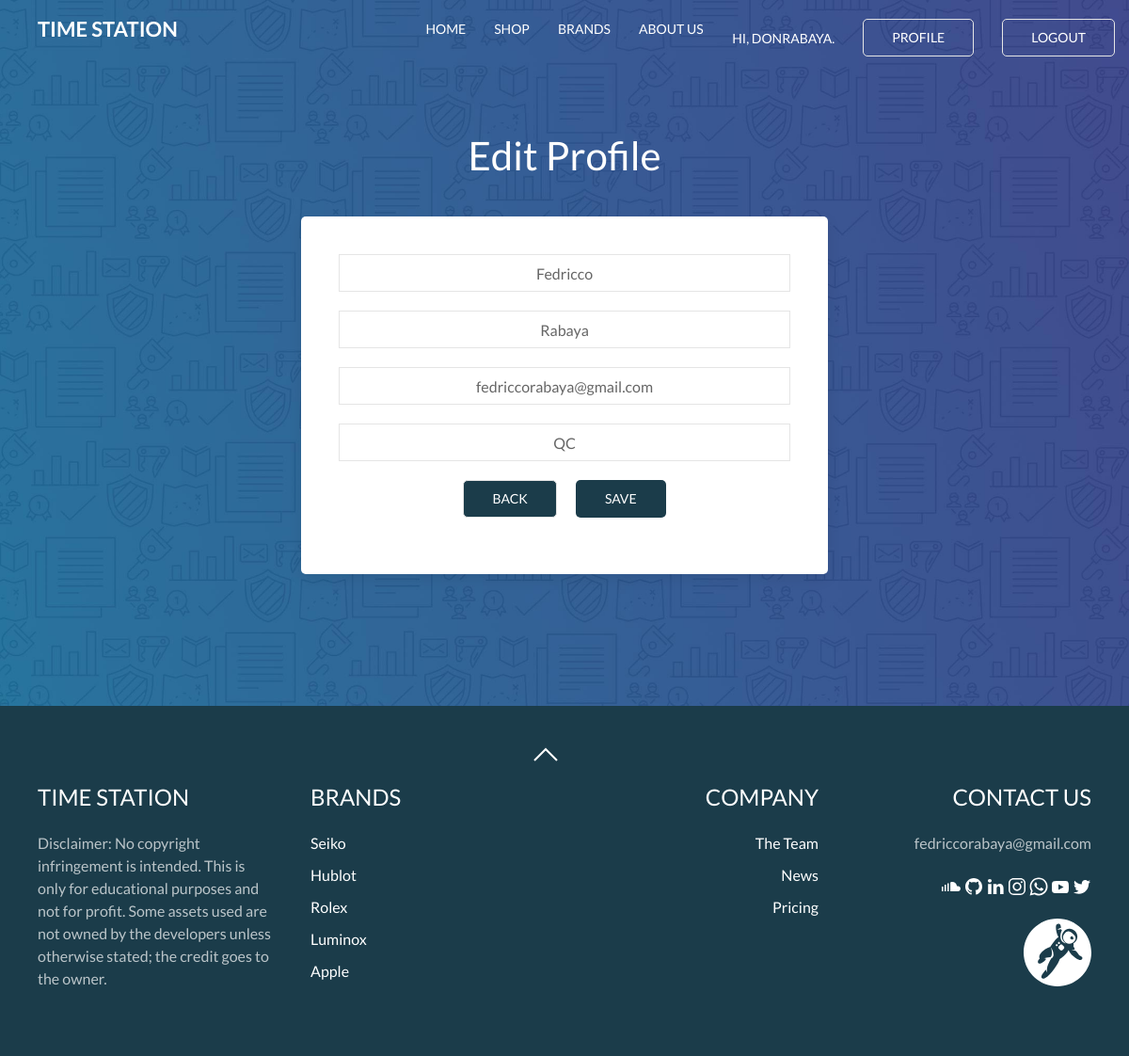
The app's page /edituser.php (signed in) with its own data.
### tables this page shows
CREATE TABLE `accounts` (
  `id` int(11) NOT NULL,
  `name` varchar(255) NOT NULL,
  `username` varchar(255) NOT NULL,
  `email` varchar(255) NOT NULL,
  `password` varchar(255) NOT NULL,
  `type_id` int(11) NOT NULL,
  `last_name` varchar(255) NOT NULL,
  `address` varchar(255) NOT NULL
);

### edituser.php (the view, shortened to what this page needs)
<?php
function display_content(){
	require 'connection.php';
	if (isset($_SESSION['username'])) {
	$user = $_SESSION['username'];
	$sql = "SELECT * FROM accounts WHERE username = '$user'";
	$result	= mysqli_query($conn,$sql);
	$row = mysqli_fetch_assoc($result);
	$id = $row['id'];
	$name = $row['name'];
	$lname = $row['last_name'];
	$address = $row['address'];
	$email = $row['email'];
	echo '<div class="uk-section uk-section-large profile">
    			<div class="uk-container uk-text-center">
			        <div class="uk-panel uk-light uk-margin-medium">
			            <h1>Edit Profile</h1>
			        </div>
			        <div class="uk-grid-match uk-child-width-expand@m" uk-grid>
			            <div>
			                <div class="uk-card uk-card-default uk-card-body uk-width-1-2 uk-align-center uk-border-rounded">';
			                echo "<form action='edituser_endpoint.php?index=$id' method='POST'>";
			                echo "<div class='uk-margin'>
			                    	<input class='uk-input uk-text-center' type='text' name='name' value='$name'>
			                    </div>
			                	<div class='uk-margin'>
			                    	<input class='uk-input uk-text-center' type='text' name='lname' value='$lname'>
			                    </div>
			                	<div class='uk-margin'>
			                    	<input class='uk-input uk-text-center' type='text' name='email' value='$email'>
			                    </div>
			                	<div class='uk-margin'>
			                    	<input class='uk-input uk-text-center' type='text' name='address' value='$address'>
			                    </div>
			                	<div class='uk-margin'>";
			                echo "<a href='userprofile.php'><input type='button' class='uk-button uk-button-default uk-margin-right uk-border-rounded thiscolor heroWhite' value='BACK'></a>";
			                echo "<input type='submit' class='uk-button uk-button-primary uk-border-rounded thiscolor' value='SAVE'></div></form>";
			                echo '</div>
			                </div>
			            </div>
			        </div>
		    	</div>
		</div>';
	}
}
require "template.php";
?>

### assets/css/style.css (style rules this page uses)
* { margin: 0; padding: 0; box-sizing: border-box; font-family: 'Lato', sans-serif !important; }
.thiscolor { background: #1b3c4a !important; }
.profile { background-image: url("../images/back2.jpg"); background-position: center; background-repeat: no-repeat; background-size: cover; }
.heroWhite { color: white !important; }

### records on screen
accounts: name "Fedricco", lname "Rabaya", email "fedriccorabaya@gmail.com", address "QC"

### other values on screen
$username "DONRABAYA"
